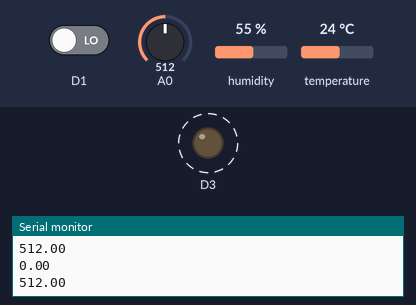
A sketch run on a simulated ESP8266 (NodeMCU). Parts: output pins drawn as LEDs (lit = HIGH), the last lines printed to the serial monitor. Dashed ring = blinking. The inputs (shaded band) are chosen by the test bench; at power-on: A0 = 512, D1 LOW, humidity 55 %, temperature 24 °C. WiFi joins after 1.5 s; servers stay silent unless stated.

Above: at 2.7 s.
2.8 s: A0 set to 218
6.3 s: A0 set to 192
At 7.5 s:
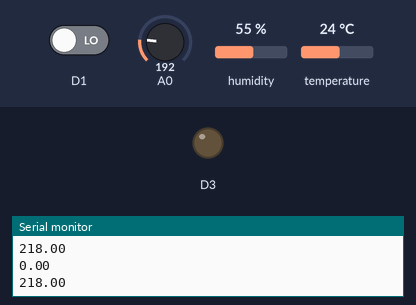
9.0 s: A0 set to 210
At 10.3 s:
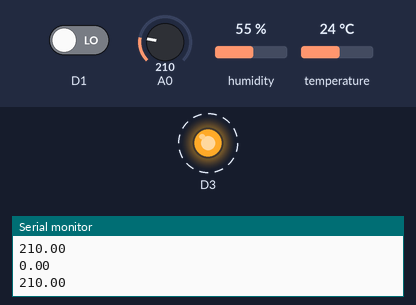
15.0 s: A0 set to 190
At 16.0 s:
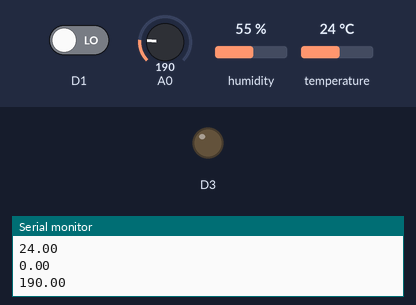
Timing chart, 0 to 18.0 s (numbered marks = the images above; inputs shaded):
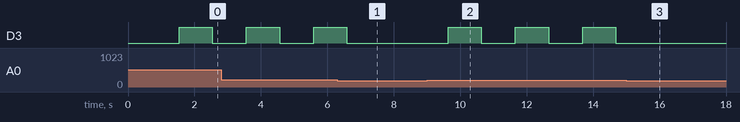

Measured:
- the behaviour switches between 200 and 199 on A0 (found by bisection; images 0 and 1)
- after the input at 6.3 s, D3: goes on until 6.6 s, then stays LOW
- after the input at 9.0 s, D3: alternates HIGH for 1.0 s and LOW for 1.0 s, starting after 0.64 s
- after the input at 15.0 s, D3: stays LOW (without the input it goes to HIGH after 0.71 s)

The sketch:

skripsi_dnd.ino
```cpp
#include <ESP8266WiFi.h>
#include <WiFiClient.h>
#include <ESP8266HTTPClient.h>
#include <DHT.h>

const char* ssid = "iPhone";
const char* password = "1234567890";
#define DHTPIN D6 // Pin sensor DHT11 dihubungkan ke pin D3 (GPIO 0)
#define DHTTYPE DHT11 // Tipe sensor DHT11
const char* serverAddress = "http://monitoringgabah.patusaninc.com/api/pirs";

DHT dht(DHTPIN, DHTTYPE);
void setup() {
  Serial.begin(9600);
  delay(10);
  pinMode(D3,OUTPUT);
  Serial.println();
  Serial.print("Menghubungkan ke ");
  Serial.println(ssid);

  WiFi.begin(ssid, password);

  while (WiFi.status() != WL_CONNECTED) {
    delay(500);
    Serial.print(".");
  }

  Serial.println("");
  Serial.println("Koneksi WiFi berhasil");
  Serial.print("Alamat IP: ");
  Serial.println(WiFi.localIP());
  dht.begin();
}

void loop() {
  float humidity = dht.readHumidity();
  float temperature = dht.readTemperature();

//  if (isnan(humidity) || isnan(temperature)) {
//    Serial.println("Gagal membaca data dari sensor DHT11");
//    return;
//  }

  Serial.println(humidity);
  Serial.println(temperature);
  float getar=digitalRead(D1);

    Serial.println(getar);
  float gas = analogRead(A0);
    Serial.println(gas);
  if(getar>0 || gas>=200){
    Serial.println(getar);
    Serial.println(gas);
    digitalWrite(D3,HIGH);
    delay(1000);
  }
  digitalWrite(D3,LOW);
  // Kode lainnya di sini
  delay(1000);
}
```
